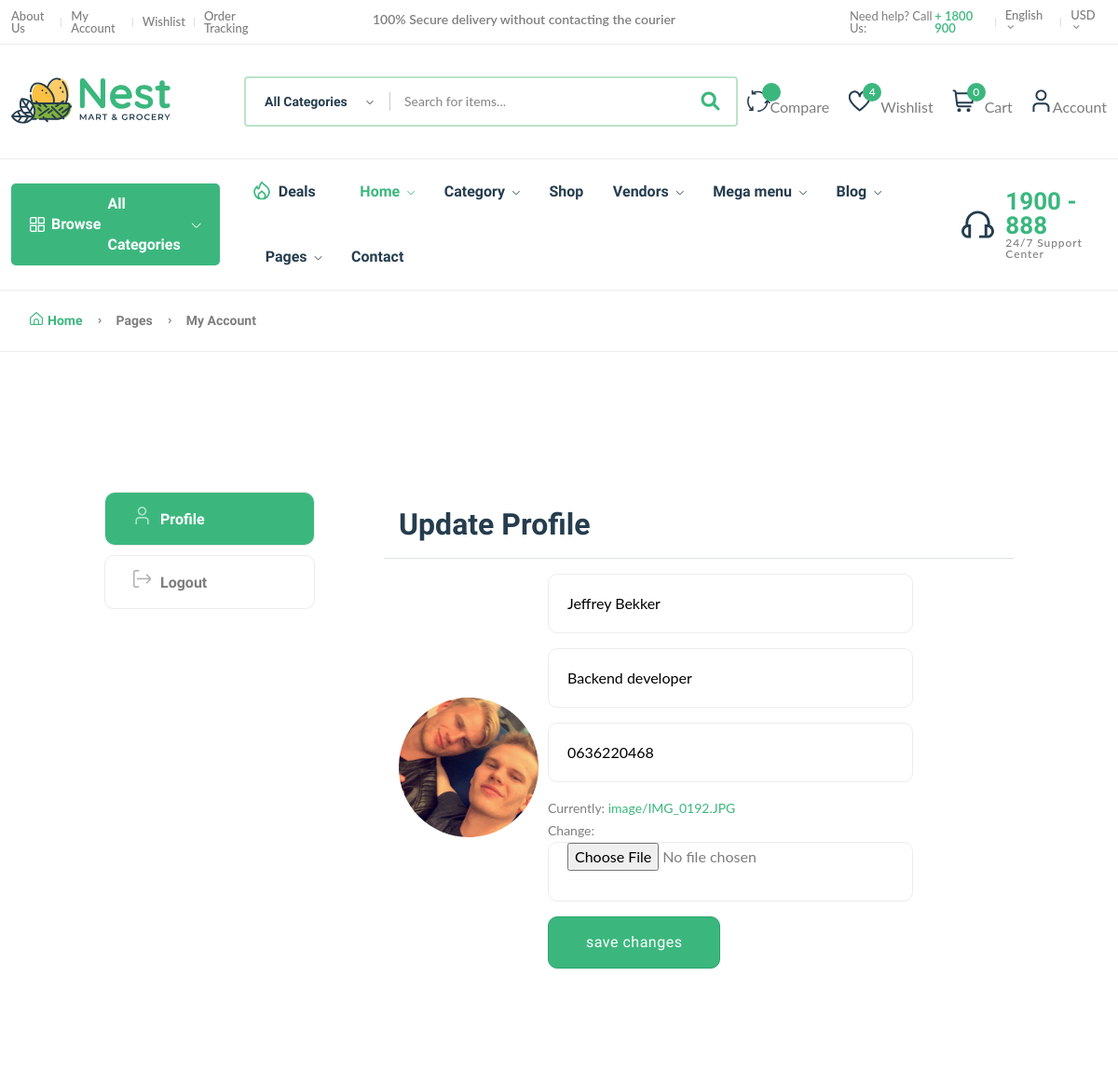
The app's page /user/profile/update/ (signed in, upper part), older data.
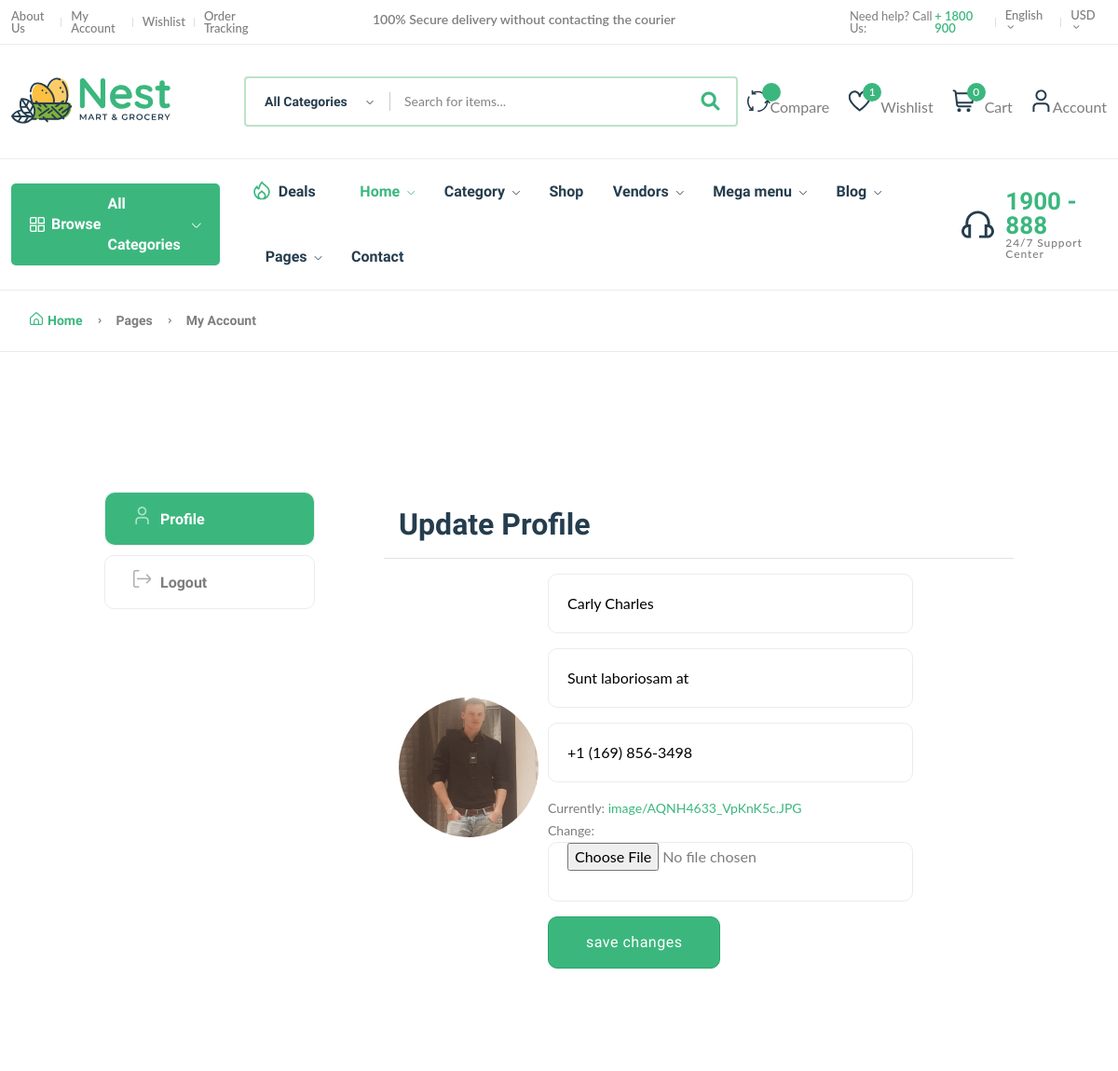
The same page, newer data.
### userauths/models.py (models this page shows, shortened)
class Profile(models.Model):
    user = models.OneToOneField(User, on_delete=models.CASCADE)
    image = models.ImageField(upload_to='image')
    full_name = models.CharField(max_length=200)
    bio = models.CharField(max_length=200, null=True, blank=True)
    phone = models.CharField(max_length=200)
    verified = models.BooleanField(default=False)

### userauths/views.py (the view)
# urls.py: path("profile/update/", views.profile_update, name="profile-update"),
def profile_update(request):
    profile = Profile.objects.get(user=request.user)
    if request.method == "POST":
        form = ProfileForm(request.POST, request.FILES, instance=profile)
        if form.is_valid():
            new_form = form.save(commit=False)
            new_form.user = request.user
            new_form.save()
            messages.success(request, "Profile Updated Successfully")
            return redirect("core:dashboard")
    else:
        form = ProfileForm(instance=profile)
    context = {
        "form": form,
        "profile": profile,
    }
    return render(request, "userauths/profile-edit.html", context)

### userauths/forms.py
class ProfileForm(forms.ModelForm):
    full_name = forms.CharField(widget=forms.TextInput(attrs={"placeholder": "Full Name"}))
    bio = forms.CharField(widget=forms.TextInput(attrs={"placeholder": "Bio"}))
    phone = forms.CharField(widget=forms.TextInput(attrs={"placeholder": "Phone"}))
    class Meta:
        model = Profile
        fields = ['full_name', 'image', 'bio', 'phone']

### core/context_processor.py (called while the page is built)
def default(request):
    categories = Category.objects.all()
    vendors = Vendor.objects.all()
    min_max_price = Product.objects.aggregate(Min("price"), Max("price")) # Get the lowest and highest value from the models (price from product)
    try:
        wishlist = Wishlist.objects.filter(user=request.user)
    except:
        messages.warning(request, "You need to login before accessing your wishlist.")
        wishlist = 0
    try:
        address = Address.objects.get(user=request.user)
    except:
        address = None
    return {
        "categories": categories,
        "wishlist": wishlist,
        "address": address,
        "vendors": vendors,
        "min_max_price": min_max_price,
    }

### templates/userauths/profile-edit.html (shortened to what the changed rows need)
{% extends 'core/partials/base.html' %}
{% load static %}
{% block content %}
    <main class="main pages">
        <div class="page-content pt-150 pb-150">
            <div class="container">
                <div class="row">
                    <div class="col-lg-10 m-auto">
                        <div class="row">
                            <div class="col-md-9">
                                <div class="tab-content account dashboard-content pl-50">
                                    <div class="tab-pane fade active show" id="profile" role="tabpanel" aria-labelledby="profile-tab">
                                        <div class="card">
                                            <div class="card-body mb-2" style="display: flex; align-items: center; gap: 10px;">
                                                <div>
                                                    {% if profile.image %}
                                                    <span><img src="{{ profile.image.url }}" style="width: 150px; object-fit: cover; border-radius: 50%; height: 150px;"></span>
                                                    {% else %}
                                                    <span><img src="https://cdn.pixabay.com/photo/2015/10/05/22/37/blank-profile-picture-973460_1280.png" style="width: 150px; object-fit: cover; border-radius: 50%; height: 150px;"></span>
                                                    {% endif %}
                                                </div>
                                                <form action="" method="POST" enctype="multipart/form-data">
                                                    <div class="mb-3">
                                                        {{ form.full_name }}
                                                    </div>
                                                    <div class="mb-3">
                                                        {{ form.bio }}
                                                    </div>
                                                    <div class="mb-3">
                                                        {{ form.phone }}
                                                    </div>
                                                    <div class="mb-3">
                                                        {{ form.image }}
                                                    </div>
                                                    <button class="btn btn-success" type="submit">save changes</button>
                                                </form>
                                            </div>
                                        </div>
                                    </div>
                                </div>
                            </div>
                        </div>
                    </div>
                </div>
            </div>
        </div>
    </main>
{% endblock content %}

Row changes from the older to the newer data that the page shows:
changed Profile: image: a different picture; full_name "Jeffrey Bekker" → "Carly Charles"; bio "Backend developer" → "Sunt laboriosam at"; phone "0636220468" → "+1 (169) 856-3498"
Text that changed along with them:
{{ wishlist.count }}: "4" → "1"
text no longer shown: "Currently: image/IMG_0192.JPG Change:"
text now shown: "Currently: image/AQNH4633_VpKnK5c.JPG Change:"
